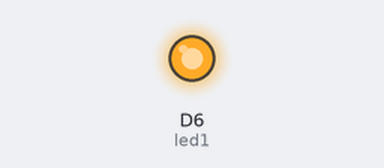
Bench run of a sketch on a simulated ESP8266 (NodeMCU). Shown: output pins drawn as LEDs (lit = HIGH).

Above: at 0.2 s.
At 39.0 s:
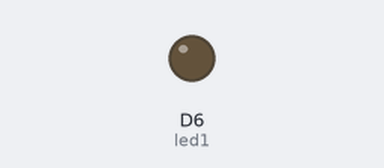
Timing chart, 0 to 39.7 s (numbered marks = the images above):
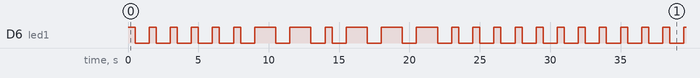

Measured:
- by itself, D6 (led1): moves between LOW and HIGH, repeating every 30.5 s
- by itself, everything shown: repeats every 30.5 s, in 34 steps

The sketch:

blink-an-led1.ino
```cpp
int led1 = D6;


void setup() {

  pinMode(led1, OUTPUT);

}

void loop() {
  // My last name is HUYNH

  //H
  digitalWrite(led1, HIGH);
  delay(500);
  digitalWrite(led1, LOW);
  delay(1000);
  digitalWrite(led1, HIGH);
  delay(500);
  digitalWrite(led1, LOW);
  delay(1000);
  digitalWrite(led1, HIGH);
  delay(500);
  digitalWrite(led1, LOW);
  delay(1000);
  digitalWrite(led1, HIGH);
  delay(500);
  digitalWrite(led1, LOW);
  delay(1000);

  //U
  digitalWrite(led1, HIGH);
  delay(500);
  digitalWrite(led1, LOW);
  delay(1000);
  digitalWrite(led1, HIGH);
  delay(500);
  digitalWrite(led1, LOW);
  delay(1000);
  digitalWrite(led1, HIGH);
  delay(1500);
  digitalWrite(led1, LOW);
  delay(1000);

  //Y
  digitalWrite(led1, HIGH);
  delay(1500);
  digitalWrite(led1, LOW);
  delay(1000);
  digitalWrite(led1, HIGH);
  delay(500);
  digitalWrite(led1, LOW);
  delay(1000);
  digitalWrite(led1, HIGH);
  delay(1500);
  digitalWrite(led1, LOW);
  delay(1000);
  digitalWrite(led1, HIGH);
  delay(1500);
  digitalWrite(led1, LOW);
  delay(1000);

  //N
  digitalWrite(led1, HIGH);
  delay(1500);
  digitalWrite(led1, LOW);
  delay(1000);
  digitalWrite(led1, HIGH);
  delay(500);
  digitalWrite(led1, LOW);
  delay(1000);

  //H
  digitalWrite(led1, HIGH);
  delay(500);
  digitalWrite(led1, LOW);
  delay(1000);
  digitalWrite(led1, HIGH);
  delay(500);
  digitalWrite(led1, LOW);
  delay(1000);
  digitalWrite(led1, HIGH);
  delay(500);
  digitalWrite(led1, LOW);
  delay(1000);
  digitalWrite(led1, HIGH);
  delay(500);
  digitalWrite(led1, LOW);
  delay(1000);
}
```
